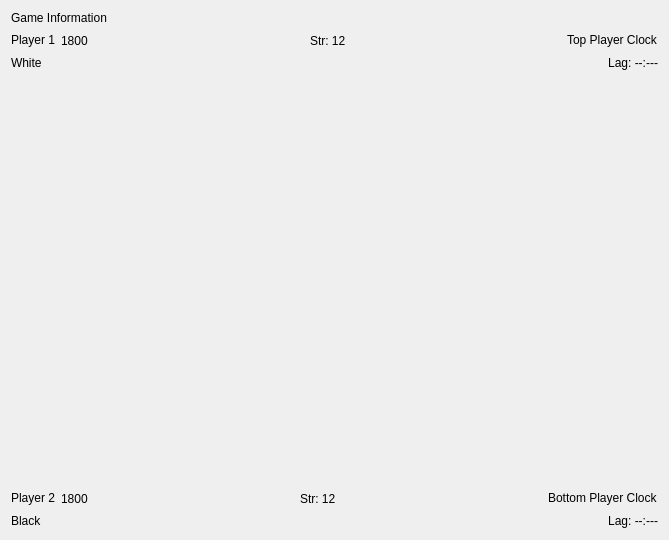
<?xml version="1.0" encoding="UTF-8"?>
<ui version="4.0">
 <class>GameBoard</class>
 <widget class="QWidget" name="GameBoard">
  <property name="geometry">
   <rect>
    <x>0</x>
    <y>0</y>
    <width>669</width>
    <height>540</height>
   </rect>
  </property>
  <property name="windowTitle">
   <string>Form</string>
  </property>
  <layout class="QVBoxLayout" name="verticalLayout_7">
   <item>
    <layout class="QHBoxLayout" name="horizontalLayout">
     <item>
      <widget class="QLabel" name="gameInfoLabel">
       <property name="text">
        <string>Game Information</string>
       </property>
      </widget>
     </item>
     <item>
      <widget class="QLabel" name="gameResultsLabel">
       <property name="text">
        <string/>
       </property>
      </widget>
     </item>
    </layout>
   </item>
   <item>
    <layout class="QHBoxLayout" name="horizontalLayout_4">
     <item>
      <layout class="QVBoxLayout" name="verticalLayout_2">
       <item>
        <widget class="QLabel" name="label_top_name">
         <property name="text">
          <string>Player 1</string>
         </property>
        </widget>
       </item>
       <item>
        <widget class="QLabel" name="label_top_colordesc">
         <property name="text">
          <string>White</string>
         </property>
        </widget>
       </item>
      </layout>
     </item>
     <item>
      <layout class="QVBoxLayout" name="verticalLayout_3">
       <item>
        <layout class="QHBoxLayout" name="horizontalLayout_2">
         <item>
          <widget class="QLabel" name="label_top_rating">
           <property name="text">
            <string>1800</string>
           </property>
          </widget>
         </item>
         <item>
          <spacer name="horizontalSpacer_2">
           <property name="orientation">
            <enum>Qt::Horizontal</enum>
           </property>
           <property name="sizeHint" stdset="0">
            <size>
             <width>40</width>
             <height>20</height>
            </size>
           </property>
          </spacer>
         </item>
         <item>
          <widget class="QLabel" name="label_top_material">
           <property name="text">
            <string>Str: 12</string>
           </property>
          </widget>
         </item>
         <item>
          <spacer name="horizontalSpacer">
           <property name="orientation">
            <enum>Qt::Horizontal</enum>
           </property>
           <property name="sizeHint" stdset="0">
            <size>
             <width>40</width>
             <height>20</height>
            </size>
           </property>
          </spacer>
         </item>
        </layout>
       </item>
       <item>
        <spacer name="horizontalSpacer_3">
         <property name="orientation">
          <enum>Qt::Horizontal</enum>
         </property>
         <property name="sizeHint" stdset="0">
          <size>
           <width>40</width>
           <height>20</height>
          </size>
         </property>
        </spacer>
       </item>
      </layout>
     </item>
     <item>
      <layout class="QVBoxLayout" name="verticalLayout">
       <item>
        <widget class="ChessClock" name="topPlayerClockLCD">
         <property name="text">
          <string>Top Player Clock</string>
         </property>
        </widget>
       </item>
       <item>
        <widget class="QLabel" name="label_top_lag">
         <property name="text">
          <string>Lag: --:---</string>
         </property>
         <property name="alignment">
          <set>Qt::AlignRight|Qt::AlignTrailing|Qt::AlignVCenter</set>
         </property>
        </widget>
       </item>
      </layout>
     </item>
    </layout>
   </item>
   <item>
    <widget class="ChessBoard" name="chessBoardWidget" native="true">
     <property name="sizePolicy">
      <sizepolicy hsizetype="Expanding" vsizetype="Expanding">
       <horstretch>0</horstretch>
       <verstretch>0</verstretch>
      </sizepolicy>
     </property>
    </widget>
   </item>
   <item>
    <layout class="QHBoxLayout" name="horizontalLayout_5">
     <item>
      <layout class="QVBoxLayout" name="verticalLayout_4">
       <item>
        <widget class="QLabel" name="label_bottom_name">
         <property name="text">
          <string>Player 2</string>
         </property>
        </widget>
       </item>
       <item>
        <widget class="QLabel" name="label_bottom_colordesc">
         <property name="text">
          <string>Black</string>
         </property>
        </widget>
       </item>
      </layout>
     </item>
     <item>
      <layout class="QVBoxLayout" name="verticalLayout_5">
       <item>
        <layout class="QHBoxLayout" name="horizontalLayout_6">
         <item>
          <widget class="QLabel" name="label_bottom_rating">
           <property name="text">
            <string>1800</string>
           </property>
          </widget>
         </item>
         <item>
          <spacer name="horizontalSpacer_4">
           <property name="orientation">
            <enum>Qt::Horizontal</enum>
           </property>
           <property name="sizeHint" stdset="0">
            <size>
             <width>40</width>
             <height>20</height>
            </size>
           </property>
          </spacer>
         </item>
         <item>
          <widget class="QLabel" name="label_bottom_material">
           <property name="text">
            <string>Str: 12</string>
           </property>
          </widget>
         </item>
         <item>
          <spacer name="horizontalSpacer_5">
           <property name="orientation">
            <enum>Qt::Horizontal</enum>
           </property>
           <property name="sizeHint" stdset="0">
            <size>
             <width>40</width>
             <height>20</height>
            </size>
           </property>
          </spacer>
         </item>
        </layout>
       </item>
       <item>
        <spacer name="horizontalSpacer_6">
         <property name="orientation">
          <enum>Qt::Horizontal</enum>
         </property>
         <property name="sizeHint" stdset="0">
          <size>
           <width>40</width>
           <height>20</height>
          </size>
         </property>
        </spacer>
       </item>
      </layout>
     </item>
     <item>
      <layout class="QVBoxLayout" name="verticalLayout_6">
       <item>
        <widget class="ChessClock" name="bottomPlayerClockLCD">
         <property name="text">
          <string>Bottom Player Clock</string>
         </property>
        </widget>
       </item>
       <item>
        <widget class="QLabel" name="label_bottom_lag">
         <property name="text">
          <string>Lag: --:---</string>
         </property>
         <property name="alignment">
          <set>Qt::AlignRight|Qt::AlignTrailing|Qt::AlignVCenter</set>
         </property>
        </widget>
       </item>
      </layout>
     </item>
    </layout>
   </item>
  </layout>
 </widget>
 <customwidgets>
  <customwidget>
   <class>ChessBoard</class>
   <extends>QWidget</extends>
   <header location="global">game\chessboard.h</header>
   <container>1</container>
  </customwidget>
  <customwidget>
   <class>ChessClock</class>
   <extends>QLabel</extends>
   <header location="global">game\chessclock.h</header>
  </customwidget>
 </customwidgets>
 <resources/>
 <connections/>
</ui>
